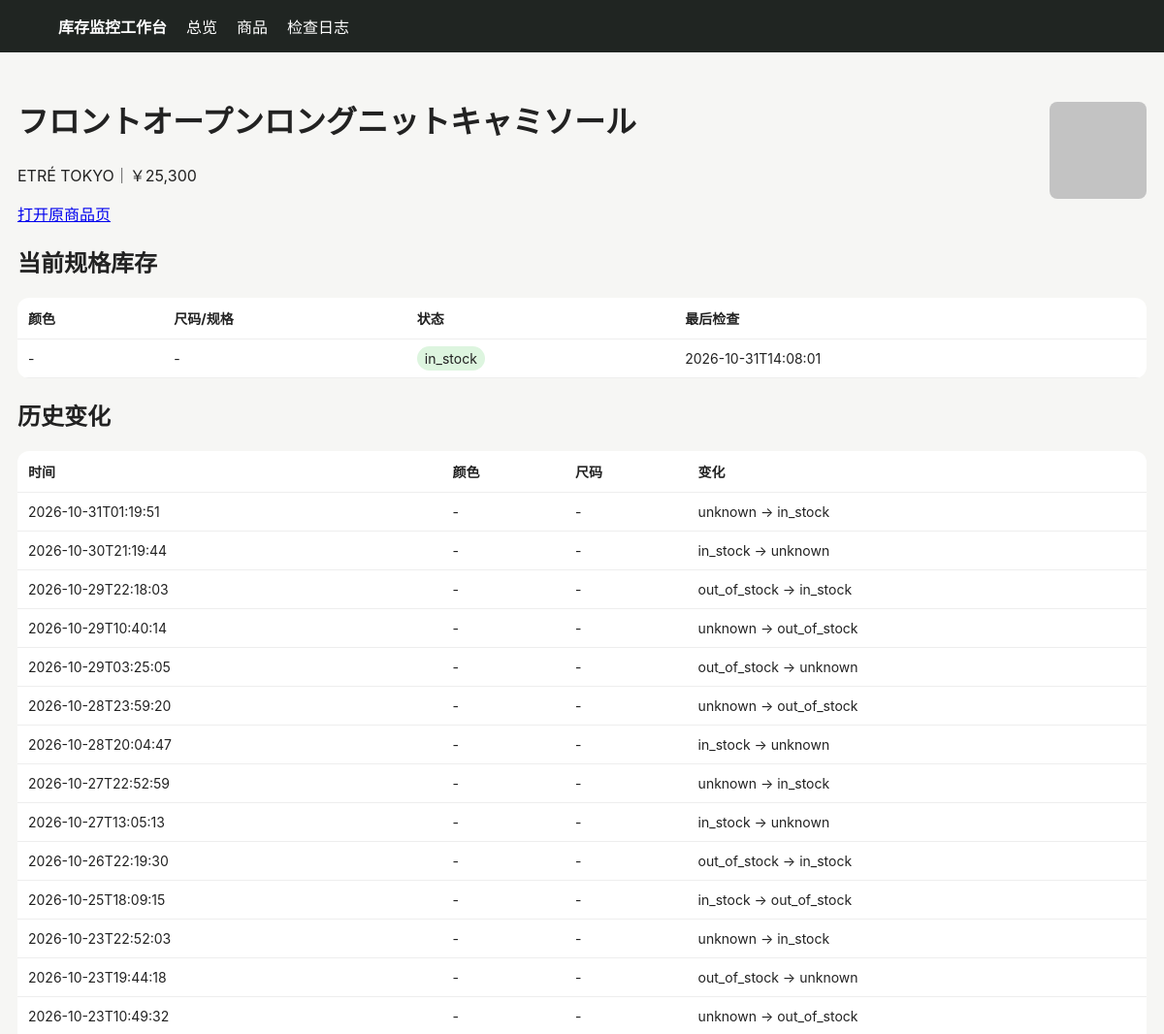
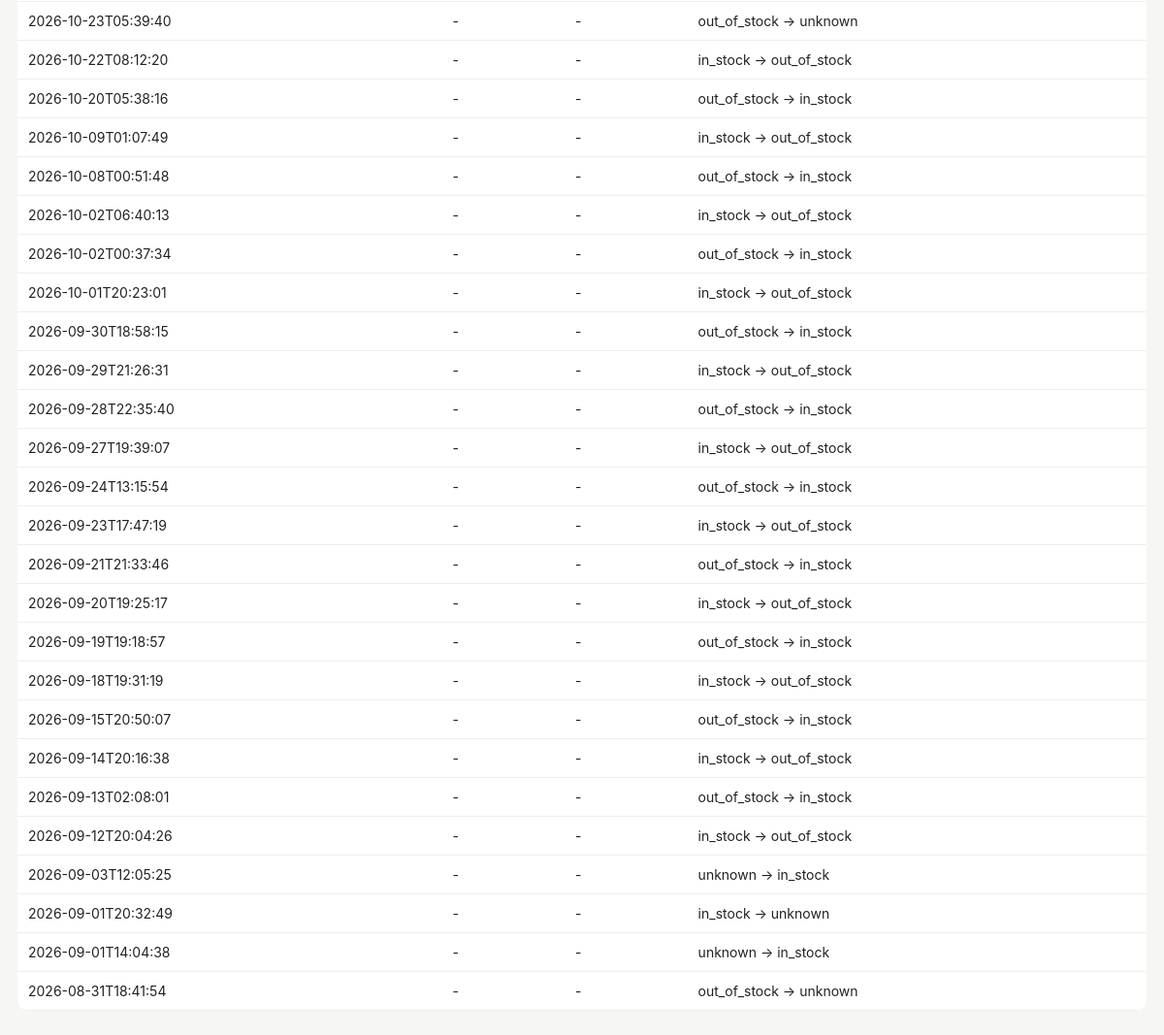
Page /product/558 on the committed database (2 pictures, top to bottom).
### tables this page shows
CREATE TABLE products (
 id INTEGER PRIMARY KEY AUTOINCREMENT,
 site TEXT NOT NULL,
 url TEXT NOT NULL UNIQUE,
 name TEXT NOT NULL,
 price TEXT,
 image_url TEXT,
 first_seen TEXT NOT NULL,
 last_seen TEXT NOT NULL
);

CREATE TABLE variants (
 id INTEGER PRIMARY KEY AUTOINCREMENT,
 product_id INTEGER NOT NULL,
 color TEXT NOT NULL DEFAULT '',
 size TEXT NOT NULL DEFAULT '',
 status TEXT NOT NULL,
 last_checked TEXT NOT NULL,
 UNIQUE(product_id, color, size)
);

CREATE TABLE changes (
 id INTEGER PRIMARY KEY AUTOINCREMENT,
 product_id INTEGER NOT NULL,
 color TEXT NOT NULL DEFAULT '',
 size TEXT NOT NULL DEFAULT '',
 old_status TEXT NOT NULL,
 new_status TEXT NOT NULL,
 detected_at TEXT NOT NULL
);

### app/main.py (the view)
@app.get("/product/{pid}")
def product(request: Request, pid: int):
    with conn() as c:
        p=c.execute("SELECT * FROM products WHERE id=?",(pid,)).fetchone()
        vs=c.execute("SELECT * FROM variants WHERE product_id=? ORDER BY color,size",(pid,)).fetchall()
        cs=c.execute("SELECT * FROM changes WHERE product_id=? ORDER BY detected_at DESC",(pid,)).fetchall()
    return templates.TemplateResponse("product.html", {"request":request,"p":p,"variants":vs,"changes":cs})

### app/templates/product.html
{% extends "base.html" %}{% block content %}<div class="top"><div><h1>{{p.name}}</h1><p>{{p.site}}｜{{p.price}}</p><a href="{{p.url}}" target="_blank">打开原商品页</a></div>{% if p.image_url %}<img class="thumb" style="width:100px;height:100px" src="{{p.image_url}}">{% endif %}</div>
<h2>当前规格库存</h2><table><tr><th>颜色</th><th>尺码/规格</th><th>状态</th><th>最后检查</th></tr>{% for v in variants %}<tr><td>{{v.color or "-"}}</td><td>{{v.size or "-"}}</td><td><span class="badge {{v.status}}">{{v.status}}</span></td><td>{{v.last_checked}}</td></tr>{% endfor %}</table>
<h2>历史变化</h2><table><tr><th>时间</th><th>颜色</th><th>尺码</th><th>变化</th></tr>{% for c in changes %}<tr><td>{{c.detected_at}}</td><td>{{c.color or "-"}}</td><td>{{c.size or "-"}}</td><td>{{c.old_status}} → {{c.new_status}}</td></tr>{% endfor %}</table>{% endblock %}

### app/templates/base.html (style rules this page uses)
body { font-family:-apple-system,BlinkMacSystemFont,"Segoe UI",sans-serif;background:#f6f6f4;color:#222;margin:0 }
table { width:100%;border-collapse:collapse;background:#fff;border-radius:12px;overflow:hidden }
th,td { padding:11px;border-bottom:1px solid #eee;text-align:left;font-size:14px }
.badge { padding:4px 8px;border-radius:999px;background:#eee }
.in_stock { background:#ddf5df }
img.thumb { width:52px;height:52px;object-fit:cover;border-radius:8px }
.top { display:flex;justify-content:space-between;align-items:center;margin-bottom:18px }

### rows in the picture
products: name "フロントオープンロングニットキャミソール", site "ETRÉ TOKYO", price "￥25,300", image_url (picture)
variants: color "-", size "-", status "in_stock", last_checked "2026-10-31T14:08:01"
changes: detected_at "2026-09-24T13:15:54", color "-", size "-", old_status "out_of_stock", new_status "in_stock"
changes: detected_at "2026-09-23T17:47:19", color "-", size "-", old_status "in_stock", new_status "out_of_stock"
changes: detected_at "2026-09-21T21:33:46", color "-", size "-", old_status "out_of_stock", new_status "in_stock"
changes: detected_at "2026-09-20T19:25:17", color "-", size "-", old_status "in_stock", new_status "out_of_stock"
changes: detected_at "2026-09-19T19:18:57", color "-", size "-", old_status "out_of_stock", new_status "in_stock"
changes: detected_at "2026-09-18T19:31:19", color "-", size "-", old_status "in_stock", new_status "out_of_stock"
changes: detected_at "2026-09-15T20:50:07", color "-", size "-", old_status "out_of_stock", new_status "in_stock"
changes: detected_at "2026-09-14T20:16:38", color "-", size "-", old_status "in_stock", new_status "out_of_stock"
changes: detected_at "2026-09-13T02:08:01", color "-", size "-", old_status "out_of_stock", new_status "in_stock"
changes: detected_at "2026-09-12T20:04:26", color "-", size "-", old_status "in_stock", new_status "out_of_stock"
changes: detected_at "2026-09-03T12:05:25", color "-", size "-", old_status "unknown", new_status "in_stock"
changes: detected_at "2026-09-01T20:32:49", color "-", size "-", old_status "in_stock", new_status "unknown"
changes: detected_at "2026-09-01T14:04:38", color "-", size "-", old_status "unknown", new_status "in_stock"
changes: detected_at "2026-08-31T18:41:54", color "-", size "-", old_status "out_of_stock", new_status "unknown"

### other values in the picture
{{ c.detected_at }} "2026-10-31T01:19:51" "2026-10-30T21:19:44" "2026-10-29T22:18:03" "2026-10-29T10:40:14" "2026-10-29T03:25:05" "2026-10-28T23:59:20" "2026-10-28T20:04:47" "2026-10-27T22:52:59" "2026-10-27T13:05:13" "2026-10-26T22:19:30" "2026-10-25T18:09:15" "2026-10-23T22:52:03" "2026-10-23T19:44:18" "2026-10-23T10:49:32" "2026-10-23T05:39:40" "2026-10-22T08:12:20" "2026-10-20T05:38:16" "2026-10-09T01:07:49" "2026-10-08T00:51:48" "2026-10-02T06:40:13" "2026-10-02T00:37:34" "2026-10-01T20:23:01" "2026-09-30T18:58:15" "2026-09-29T21:26:31" "2026-09-28T22:35:40" "2026-09-27T19:39:07"
{{ c.color or "-" }} "-" "-" "-" "-" "-" "-" "-" "-" "-" "-" "-" "-" "-" "-" "-" "-" "-" "-" "-" "-" "-" "-" "-" "-" "-" "-"
{{ c.size or "-" }} "-" "-" "-" "-" "-" "-" "-" "-" "-" "-" "-" "-" "-" "-" "-" "-" "-" "-" "-" "-" "-" "-" "-" "-" "-" "-"
{{ c.old_status }} "unknown" "in_stock" "out_of_stock" "unknown" "out_of_stock" "unknown" "in_stock" "unknown" "in_stock" "out_of_stock" "in_stock" "unknown" "out_of_stock" "unknown" "out_of_stock" "in_stock" "out_of_stock" "in_stock" "out_of_stock" "in_stock" "out_of_stock" "in_stock" "out_of_stock" "in_stock" "out_of_stock" "in_stock"
{{ c.new_status }} "in_stock" "unknown" "in_stock" "out_of_stock" "unknown" "out_of_stock" "unknown" "in_stock" "unknown" "in_stock" "out_of_stock" "in_stock" "unknown" "out_of_stock" "unknown" "out_of_stock" "in_stock" "out_of_stock" "in_stock" "out_of_stock" "in_stock" "out_of_stock" "in_stock" "out_of_stock" "in_stock" "out_of_stock"
